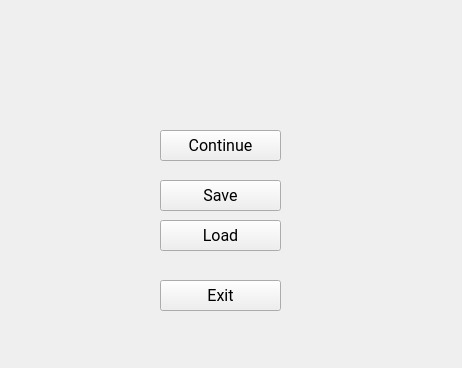
<?xml version="1.0" encoding="UTF-8"?>
<ui version="4.0">
 <class>pause</class>
 <widget class="QWidget" name="pause">
  <property name="geometry">
   <rect>
    <x>0</x>
    <y>0</y>
    <width>462</width>
    <height>368</height>
   </rect>
  </property>
  <property name="windowTitle">
   <string>Form</string>
  </property>
  <widget class="QPushButton" name="continuebutton">
   <property name="geometry">
    <rect>
     <x>160</x>
     <y>130</y>
     <width>121</width>
     <height>31</height>
    </rect>
   </property>
   <property name="font">
    <font>
     <family>Roboto</family>
     <pointsize>12</pointsize>
    </font>
   </property>
   <property name="text">
    <string>Continue</string>
   </property>
  </widget>
  <widget class="QPushButton" name="savebutton">
   <property name="geometry">
    <rect>
     <x>160</x>
     <y>180</y>
     <width>121</width>
     <height>31</height>
    </rect>
   </property>
   <property name="font">
    <font>
     <family>Roboto</family>
     <pointsize>12</pointsize>
    </font>
   </property>
   <property name="text">
    <string>Save</string>
   </property>
  </widget>
  <widget class="QPushButton" name="loadbutton">
   <property name="geometry">
    <rect>
     <x>160</x>
     <y>220</y>
     <width>121</width>
     <height>31</height>
    </rect>
   </property>
   <property name="font">
    <font>
     <family>Roboto</family>
     <pointsize>12</pointsize>
    </font>
   </property>
   <property name="text">
    <string>Load</string>
   </property>
  </widget>
  <widget class="QPushButton" name="exitbutton">
   <property name="geometry">
    <rect>
     <x>160</x>
     <y>280</y>
     <width>121</width>
     <height>31</height>
    </rect>
   </property>
   <property name="font">
    <font>
     <family>Roboto</family>
     <pointsize>12</pointsize>
    </font>
   </property>
   <property name="text">
    <string>Exit</string>
   </property>
  </widget>
 </widget>
 <resources/>
 <connections/>
</ui>
